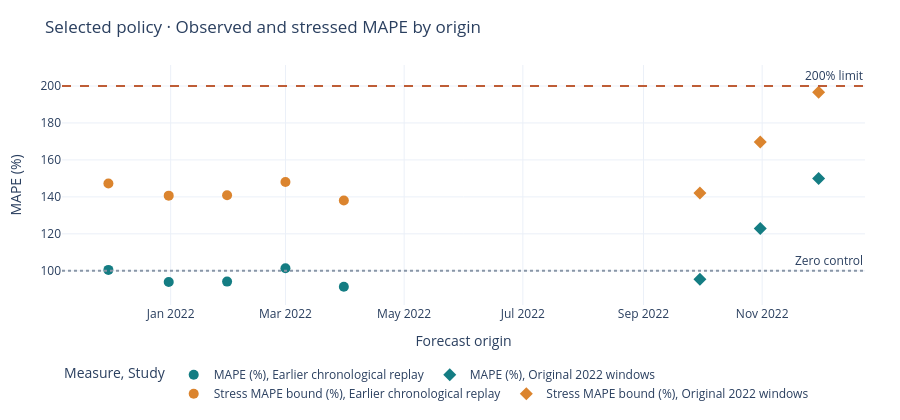

The code cell stored with this chart in its notebook:
### Markdown cell above
## 5 · Did the selected policy clear 200% in every window?

We check each 30-day window because pooled MAPE can hide a failing month. We plot observed MAPE and a conservative stress bound for one account spending seven consecutive days at a balance of magnitude €1. We mark each forecast origin with the last date of information available to the model. The worst observed score was 149.88% and the worst stress bound was 196.60%.

### Code cell
chosen = windows.filter(pl.col("Selected")).with_columns(pl.col("origin").str.to_date()).sort("origin")
plot = chosen.unpivot(
    on=["MAPE (%)", "Stress MAPE bound (%)"], index=["study", "origin"],
    variable_name="Measure", value_name="Percent",
)
fig = px.scatter(
    plot.to_pandas(), x="origin", y="Percent", color="Measure", symbol="study",
    color_discrete_sequence=["#147D83", "#DB842E"],
    title="Selected policy · Observed and stressed MAPE by origin",
    labels={"origin": "Forecast origin", "Percent": "MAPE (%)", "study": "Study"},
)
fig.update_traces(marker_size=10)
fig.add_hline(y=100, line_dash="dot", line_color="#8996A7", annotation_text="Zero control")
fig.add_hline(y=threshold, line_dash="dash", line_color="#BE5D36", annotation_text="200% limit")
fig.update_layout(
    template="plotly_white", height=420, legend=dict(orientation="h", y=-0.23),
    margin=dict(l=62, r=35, t=65, b=95),
)
fig.show(config={"responsive": True, "displaylogo": False})

### Figure 1 — Plotly figure (JSON) as saved in the notebook; plotly's stock layout.template omitted (floating-point values rounded to 4 significant figures)
{"data": [{"hovertemplate": "Measure=MAPE (%)<br>Study=Earlier chronological replay<br>Forecast origin=%{x}<br>MAPE (%)=%{y}<extra></extra>", "legendgroup": "MAPE (%), Earlier chronological replay", "marker": {"color": "#147D83", "size": 10, "symbol": "circle"}, "mode": "markers", "name": "MAPE (%), Earlier chronological replay", "orientation": "v", "showlegend": true, "type": "scatter", "x": ["2021-11-30T00:00:00", "2021-12-31T00:00:00", "2022-01-30T00:00:00", "2022-03-01T00:00:00", "2022-03-31T00:00:00"], "xaxis": "x", "y": [100.5, 93.96, 94.15, 101.4, 91.37], "yaxis": "y"}, {"hovertemplate": "Measure=MAPE (%)<br>Study=Original 2022 windows<br>Forecast origin=%{x}<br>MAPE (%)=%{y}<extra></extra>", "legendgroup": "MAPE (%), Original 2022 windows", "marker": {"color": "#147D83", "size": 10, "symbol": "diamond"}, "mode": "markers", "name": "MAPE (%), Original 2022 windows", "orientation": "v", "showlegend": true, "type": "scatter", "x": ["2022-09-30T00:00:00", "2022-10-31T00:00:00", "2022-11-30T00:00:00"], "xaxis": "x", "y": [95.43, 122.9, 149.9], "yaxis": "y"}, {"hovertemplate": "Measure=Stress MAPE bound (%)<br>Study=Earlier chronological replay<br>Forecast origin=%{x}<br>MAPE (%)=%{y}<extra></extra>", "legendgroup": "Stress MAPE bound (%), Earlier chronological replay", "marker": {"color": "#DB842E", "size": 10, "symbol": "circle"}, "mode": "markers", "name": "Stress MAPE bound (%), Earlier chronological replay", "orientation": "v", "showlegend": true, "type": "scatter", "x": ["2021-11-30T00:00:00", "2021-12-31T00:00:00", "2022-01-30T00:00:00", "2022-03-01T00:00:00", "2022-03-31T00:00:00"], "xaxis": "x", "y": [147.2, 140.7, 140.9, 148.1, 138.1], "yaxis": "y"}, {"hovertemplate": "Measure=Stress MAPE bound (%)<br>Study=Original 2022 windows<br>Forecast origin=%{x}<br>MAPE (%)=%{y}<extra></extra>", "legendgroup": "Stress MAPE bound (%), Original 2022 windows", "marker": {"color": "#DB842E", "size": 10, "symbol": "diamond"}, "mode": "markers", "name": "Stress MAPE bound (%), Original 2022 windows", "orientation": "v", "showlegend": true, "type": "scatter", "x": ["2022-09-30T00:00:00", "2022-10-31T00:00:00", "2022-11-30T00:00:00"], "xaxis": "x", "y": [142.1, 169.7, 196.6], "yaxis": "y"}], "layout": {"annotations": [{"showarrow": false, "text": "Zero control", "x": 1, "xanchor": "right", "xref": "x domain", "y": 100, "yanchor": "bottom", "yref": "y"}, {"showarrow": false, "text": "200% limit", "x": 1, "xanchor": "right", "xref": "x domain", "y": 200, "yanchor": "bottom", "yref": "y"}], "height": 420, "legend": {"orientation": "h", "title": {"text": "Measure, Study"}, "tracegroupgap": 0, "y": -0.23}, "margin": {"b": 95, "l": 62, "r": 35, "t": 65}, "shapes": [{"line": {"color": "#8996A7", "dash": "dot"}, "type": "line", "x0": 0, "x1": 1, "xref": "x domain", "y0": 100, "y1": 100, "yref": "y"}, {"line": {"color": "#BE5D36", "dash": "dash"}, "type": "line", "x0": 0, "x1": 1, "xref": "x domain", "y0": 200, "y1": 200, "yref": "y"}], "title": {"text": "Selected policy · Observed and stressed MAPE by origin"}, "xaxis": {"anchor": "y", "domain": [0.0, 1.0], "title": {"text": "Forecast origin"}}, "yaxis": {"anchor": "x", "domain": [0.0, 1.0], "title": {"text": "MAPE (%)"}}}}
